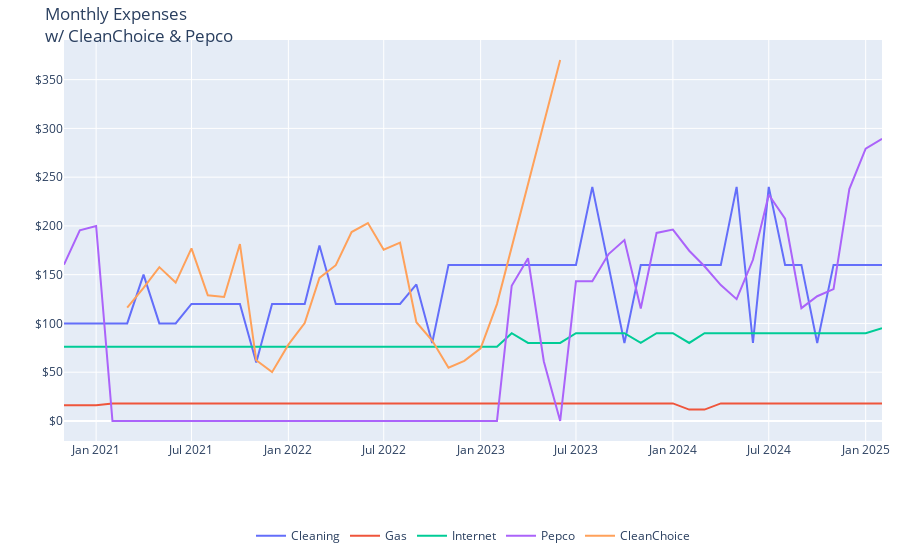

This figure's notebook cell:
### Markdown cell above
This is the only time you'll see the Pepco / CleanChoice data. After this, they'll be consolidated into "Electric"

### Code cell
# group by year, month, and expense type, then sum Amount
monthly_expense_amount = (
    df.groupby([df["Date"].dt.to_period("M"), "Expense"])["Amount"].sum().reset_index()
)
monthly_expense_amount["Date"] = monthly_expense_amount["Date"].astype(
    str
)  # convert to string for Plotly

# plot
fig = px.line(
    monthly_expense_amount,
    x="Date",
    y="Amount",
    color="Expense",
    title="Monthly Expenses<br>w/ CleanChoice & Pepco",
    labels={
        "Date": "Month and Year",
        "Amount": "Amount ($)",
        "Expense": "",
    },
    hover_data={"Expense": True},
)

# format y-axis to show currency
fig.update_traces(
    hovertemplate="Month and Year: %{x}<br>Amount: $%{y:.2f}<br>Expense Type: %{customdata}"
)

# format for mobile
fig.update_layout(
    xaxis=dict(title=""),
    yaxis=dict(
        title="",
        tickprefix="$",
    ),
    margin=dict(
        t=40,
        b=30,
        l=10,
        r=10,
    ),
    legend=dict(
        orientation="h",
        x=0.5,
        xanchor="center",
        y=-0.2,
    ),
)


fig.show()

### Figure 1 — Plotly figure (JSON) as saved in the notebook; plotly's stock layout.template omitted (floating-point values rounded to 4 significant figures)
{"data": [{"customdata": [["Cleaning"], ["Cleaning"], ["Cleaning"], ["Cleaning"], ["Cleaning"], ["Cleaning"], ["Cleaning"], ["Cleaning"], ["Cleaning"], ["Cleaning"], ["Cleaning"], ["Cleaning"], ["Cleaning"], ["Cleaning"], ["Cleaning"], ["Cleaning"], ["Cleaning"], ["Cleaning"], ["Cleaning"], ["Cleaning"], ["Cleaning"], ["Cleaning"], ["Cleaning"], ["Cleaning"], ["Cleaning"], ["Cleaning"], ["Cleaning"], ["Cleaning"], ["Cleaning"], ["Cleaning"], ["Cleaning"], ["Cleaning"], ["Cleaning"], ["Cleaning"], ["Cleaning"], ["Cleaning"], ["Cleaning"], ["Cleaning"], ["Cleaning"], ["Cleaning"], ["Cleaning"], ["Cleaning"], ["Cleaning"], ["Cleaning"], ["Cleaning"], ["Cleaning"], ["Cleaning"], ["Cleaning"], ["Cleaning"], ["Cleaning"], ["Cleaning"], ["Cleaning"]], "hovertemplate": "Month and Year: %{x}<br>Amount: $%{y:.2f}<br>Expense Type: %{customdata}", "legendgroup": "Cleaning", "line": {"color": "#636efa", "dash": "solid"}, "marker": {"symbol": "circle"}, "mode": "lines", "name": "Cleaning", "orientation": "v", "showlegend": true, "type": "scatter", "x": ["2020-11", "2020-12", "2021-01", "2021-02", "2021-03", "2021-04", "2021-05", "2021-06", "2021-07", "2021-08", "2021-09", "2021-10", "2021-11", "2021-12", "2022-01", "2022-02", "2022-03", "2022-04", "2022-05", "2022-06", "2022-07", "2022-08", "2022-09", "2022-10", "2022-11", "2022-12", "2023-01", "2023-02", "2023-03", "2023-04", "2023-05", "2023-06", "2023-07", "2023-08", "2023-09", "2023-10", "2023-11", "2023-12", "2024-01", "2024-02", "2024-03", "2024-04", "2024-05", "2024-06", "2024-07", "2024-08", "2024-09", "2024-10", "2024-11", "2024-12", "2025-01", "2025-02"], "xaxis": "x", "y": [100, 100, 100, 100, 100, 150, 100, 100, 120, 120, 120, 120, 60, 120, 120, 120, 180, 120, 120, 120, 120, 120, 140, 80, 160, 160, 160, 160, 160, 160, 160, 160, 160, 240, 160, 80, 160, 160, 160, 160, 160, 160, 240, 80, 240, 160, 160, 80, 160, 160, 160, 160], "yaxis": "y"}, {"customdata": [["Gas"], ["Gas"], ["Gas"], ["Gas"], ["Gas"], ["Gas"], ["Gas"], ["Gas"], ["Gas"], ["Gas"], ["Gas"], ["Gas"], ["Gas"], ["Gas"], ["Gas"], ["Gas"], ["Gas"], ["Gas"], ["Gas"], ["Gas"], ["Gas"], ["Gas"], ["Gas"], ["Gas"], ["Gas"], ["Gas"], ["Gas"], ["Gas"], ["Gas"], ["Gas"], ["Gas"], ["Gas"], ["Gas"], ["Gas"], ["Gas"], ["Gas"], ["Gas"], ["Gas"], ["Gas"], ["Gas"], ["Gas"], ["Gas"], ["Gas"], ["Gas"], ["Gas"], ["Gas"], ["Gas"], ["Gas"], ["Gas"], ["Gas"], ["Gas"], ["Gas"]], "hovertemplate": "Month and Year: %{x}<br>Amount: $%{y:.2f}<br>Expense Type: %{customdata}", "legendgroup": "Gas", "line": {"color": "#EF553B", "dash": "solid"}, "marker": {"symbol": "circle"}, "mode": "lines", "name": "Gas", "orientation": "v", "showlegend": true, "type": "scatter", "x": ["2020-11", "2020-12", "2021-01", "2021-02", "2021-03", "2021-04", "2021-05", "2021-06", "2021-07", "2021-08", "2021-09", "2021-10", "2021-11", "2021-12", "2022-01", "2022-02", "2022-03", "2022-04", "2022-05", "2022-06", "2022-07", "2022-08", "2022-09", "2022-10", "2022-11", "2022-12", "2023-01", "2023-02", "2023-03", "2023-04", "2023-05", "2023-06", "2023-07", "2023-08", "2023-09", "2023-10", "2023-11", "2023-12", "2024-01", "2024-02", "2024-03", "2024-04", "2024-05", "2024-06", "2024-07", "2024-08", "2024-09", "2024-10", "2024-11", "2024-12", "2025-01", "2025-02"], "xaxis": "x", "y": [16, 16, 16, 18, 18, 18, 18, 18, 18, 18, 18, 18, 18, 18, 18, 18, 18, 18, 18, 18, 18, 18, 18, 18, 18, 18, 18, 18, 18, 18, 18, 18, 18, 18, 18, 18, 18, 18, 18, 11.66, 11.66, 18, 18, 18, 18, 18, 18, 18, 18, 18, 18, 18], "yaxis": "y"}, {"customdata": [["Internet"], ["Internet"], ["Internet"], ["Internet"], ["Internet"], ["Internet"], ["Internet"], ["Internet"], ["Internet"], ["Internet"], ["Internet"], ["Internet"], ["Internet"], ["Internet"], ["Internet"], ["Internet"], ["Internet"], ["Internet"], ["Internet"], ["Internet"], ["Internet"], ["Internet"], ["Internet"], ["Internet"], ["Internet"], ["Internet"], ["Internet"], ["Internet"], ["Internet"], ["Internet"], ["Internet"], ["Internet"], ["Internet"], ["Internet"], ["Internet"], ["Internet"], ["Internet"], ["Internet"], ["Internet"], ["Internet"], ["Internet"], ["Internet"], ["Internet"], ["Internet"], ["Internet"], ["Internet"], ["Internet"], ["Internet"], ["Internet"], ["Internet"], ["Internet"], ["Internet"]], "hovertemplate": "Month and Year: %{x}<br>Amount: $%{y:.2f}<br>Expense Type: %{customdata}", "legendgroup": "Internet", "line": {"color": "#00cc96", "dash": "solid"}, "marker": {"symbol": "circle"}, "mode": "lines", "name": "Internet", "orientation": "v", "showlegend": true, "type": "scatter", "x": ["2020-11", "2020-12", "2021-01", "2021-02", "2021-03", "2021-04", "2021-05", "2021-06", "2021-07", "2021-08", "2021-09", "2021-10", "2021-11", "2021-12", "2022-01", "2022-02", "2022-03", "2022-04", "2022-05", "2022-06", "2022-07", "2022-08", "2022-09", "2022-10", "2022-11", "2022-12", "2023-01", "2023-02", "2023-03", "2023-04", "2023-05", "2023-06", "2023-07", "2023-08", "2023-09", "2023-10", "2023-11", "2023-12", "2024-01", "2024-02", "2024-03", "2024-04", "2024-05", "2024-06", "2024-07", "2024-08", "2024-09", "2024-10", "2024-11", "2024-12", "2025-01", "2025-02"], "xaxis": "x", "y": [76, 76, 76, 76, 76, 76, 76, 76, 76, 76, 76, 76, 76, 76, 76, 76, 76, 76, 76, 76, 76, 76, 76, 76, 76, 76, 76, 76, 89.99, 79.99, 79.99, 79.99, 89.99, 89.99, 89.99, 89.99, 79.99, 89.99, 89.99, 79.99, 89.99, 89.99, 89.99, 89.99, 89.99, 89.99, 89.99, 89.99, 89.99, 89.99, 89.99, 94.99], "yaxis": "y"}, {"customdata": [["Pepco"], ["Pepco"], ["Pepco"], ["Pepco"], ["Pepco"], ["Pepco"], ["Pepco"], ["Pepco"], ["Pepco"], ["Pepco"], ["Pepco"], ["Pepco"], ["Pepco"], ["Pepco"], ["Pepco"], ["Pepco"], ["Pepco"], ["Pepco"], ["Pepco"], ["Pepco"], ["Pepco"], ["Pepco"], ["Pepco"], ["Pepco"], ["Pepco"], ["Pepco"], ["Pepco"], ["Pepco"], ["Pepco"], ["Pepco"], ["Pepco"], ["Pepco"], ["Pepco"], ["Pepco"], ["Pepco"], ["Pepco"], ["Pepco"], ["Pepco"], ["Pepco"], ["Pepco"], ["Pepco"], ["Pepco"], ["Pepco"], ["Pepco"], ["Pepco"], ["Pepco"], ["Pepco"], ["Pepco"], ["Pepco"], ["Pepco"], ["Pepco"], ["Pepco"]], "hovertemplate": "Month and Year: %{x}<br>Amount: $%{y:.2f}<br>Expense Type: %{customdata}", "legendgroup": "Pepco", "line": {"color": "#ab63fa", "dash": "solid"}, "marker": {"symbol": "circle"}, "mode": "lines", "name": "Pepco", "orientation": "v", "showlegend": true, "type": "scatter", "x": ["2020-11", "2020-12", "2021-01", "2021-02", "2021-03", "2021-04", "2021-05", "2021-06", "2021-07", "2021-08", "2021-09", "2021-10", "2021-11", "2021-12", "2022-01", "2022-02", "2022-03", "2022-04", "2022-05", "2022-06", "2022-07", "2022-08", "2022-09", "2022-10", "2022-11", "2022-12", "2023-01", "2023-02", "2023-03", "2023-04", "2023-05", "2023-06", "2023-07", "2023-08", "2023-09", "2023-10", "2023-11", "2023-12", "2024-01", "2024-02", "2024-03", "2024-04", "2024-05", "2024-06", "2024-07", "2024-08", "2024-09", "2024-10", "2024-11", "2024-12", "2025-01", "2025-02"], "xaxis": "x", "y": [160.3, 195.5, 200, 0, 0, 0, 0, 0, 0, 0, 0, 0, 0, 0, 0, 0, 0, 0, 0, 0, 0, 0, 0, 0, 0, 0, 0, 0, 138.7, 166.8, 60.94, 0, 143.2, 143.2, 171.1, 185.5, 115.3, 192.8, 196.3, 174.6, 158.6, 139.3, 124.9, 165.3, 231.9, 207.4, 115.7, 127.9, 135.2, 237.8, 279.2, 289.4], "yaxis": "y"}, {"customdata": [["CleanChoice"], ["CleanChoice"], ["CleanChoice"], ["CleanChoice"], ["CleanChoice"], ["CleanChoice"], ["CleanChoice"], ["CleanChoice"], ["CleanChoice"], ["CleanChoice"], ["CleanChoice"], ["CleanChoice"], ["CleanChoice"], ["CleanChoice"], ["CleanChoice"], ["CleanChoice"], ["CleanChoice"], ["CleanChoice"], ["CleanChoice"], ["CleanChoice"], ["CleanChoice"], ["CleanChoice"], ["CleanChoice"], ["CleanChoice"], ["CleanChoice"]], "hovertemplate": "Month and Year: %{x}<br>Amount: $%{y:.2f}<br>Expense Type: %{customdata}", "legendgroup": "CleanChoice", "line": {"color": "#FFA15A", "dash": "solid"}, "marker": {"symbol": "circle"}, "mode": "lines", "name": "CleanChoice", "orientation": "v", "showlegend": true, "type": "scatter", "x": ["2021-03", "2021-04", "2021-05", "2021-06", "2021-07", "2021-08", "2021-09", "2021-10", "2021-11", "2021-12", "2022-01", "2022-02", "2022-03", "2022-04", "2022-05", "2022-06", "2022-07", "2022-08", "2022-09", "2022-10", "2022-11", "2022-12", "2023-01", "2023-02", "2023-06"], "xaxis": "x", "y": [116.2, 136.5, 157.7, 141.9, 176.9, 128.8, 127.2, 181.4, 62.2, 50.04, 78.24, 100.3, 146.7, 159.7, 193.7, 203.0, 175.7, 182.8, 101.2, 82.46, 54.51, 61.62, 74.53, 119.8, 370.1], "yaxis": "y"}], "layout": {"legend": {"orientation": "h", "title": {"text": ""}, "tracegroupgap": 0, "x": 0.5, "xanchor": "center", "y": -0.2}, "margin": {"b": 30, "l": 10, "r": 10, "t": 40}, "title": {"text": "Monthly Expenses<br>w/ CleanChoice & Pepco"}, "xaxis": {"anchor": "y", "domain": [0, 1], "title": {"text": ""}}, "yaxis": {"anchor": "x", "domain": [0, 1], "tickprefix": "$", "title": {"text": ""}}}}
